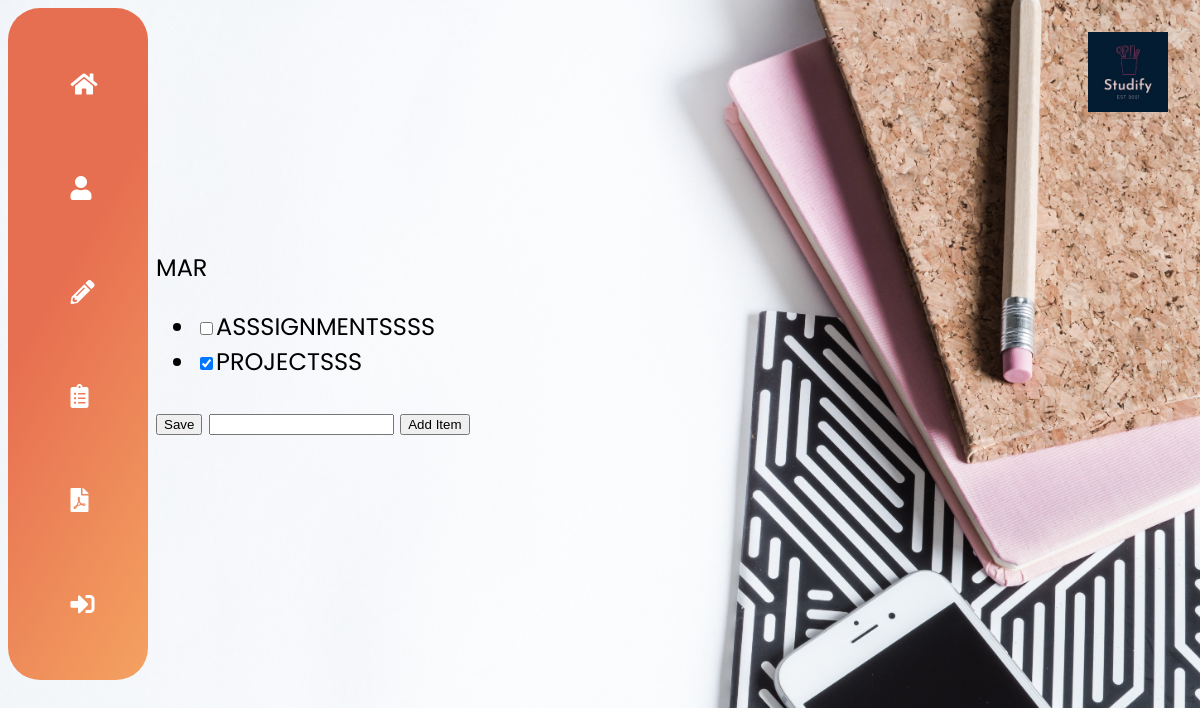
The app's page /50 (signed in) with its own data.
### main/models.py (models this page shows, shortened)
class ToDoList(models.Model):
    user=models.ForeignKey(User, on_delete=models.CASCADE, related_name="todolist", null=True)
    name=models.CharField(max_length=200)
    def __str__(self):
        return self.name

class Item(models.Model):
    todolist=models.ForeignKey(ToDoList, on_delete=models.CASCADE, related_name="item_set")
    text=models.CharField(max_length=300)
    complete=models.BooleanField()

### main/views.py (the view, shortened to what this page needs)
# urls.py: path("<int:id>",views.index, name="index"),
def index(response,id):
    ls=ToDoList.objects.get(id=id)
    if response.user.todolist.all():
        return render(response,"main/list.html", {"name": ls,"ls":ls})
    return render(response, "main/view.html",{})

### main/templates/main/list.html (shortened to what this page needs)
{% extends "main/base.html" %}
{% load static %}
   {% block container %}
   <link rel="stylesheet" type="text/css" href="{% static 'css/list.css' %}">
    <div class="main-container">
        <div>
            {{name}}
            <form method="POST" action="#">
                <ul>
                    {% for item in ls.item_set.all %}
                    {% if item.complete == True %}
                    <li><input type="checkbox" value="clicked" name="c{{item.id}}" checked>{{item.text}}</li>
                    {% else %}
                    <li><input type="checkbox" value="clicked" name="c{{item.id}}">{{item.text}}</li>
                    {% endif %}
                    {% endfor %}
                </ul>
                <button type="submit" name="save" value="save">Save</button>
                <input type="text" name="new">
                <button types="submit" name="newItem" value="newItem">Add Item</button>
            </form>
        </div>
    </div>
    {% endblock %}

### main/static/css/main.css (style rules this page uses)
:root { --primary1:#eeeeee; --primary2: #00adb5; --dark-red:#630000; --gray:#393e46; --accent:#222831; }
html { background-image: url(images/background.jpg); background-repeat: no-repeat; background-size: 100%; max-height: 100vh; }
body { padding: 0; margin: 0; box-sizing: border-box; font-family: 'Poppins', sans-serif; font-size: x-large; }

### main/static/css/list.css (style rules this page uses)
.main-container { display:flex; justify-content: center; align-items: center; }

### records on screen
ToDoList: name "MAR"
Item: text "ASSSIGNMENTSSSS"
Item: text "PROJECTSSS"
